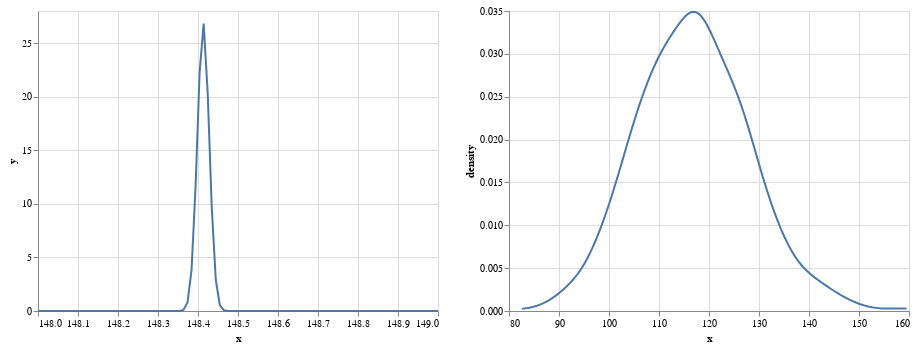

Source (notebook cell):
### Code cell
true_histogram_chart | histogram_chart

### Figure 1 — Vega-Lite specification as saved in the notebook (floating-point values rounded to 4 significant figures; data arrays with more than 128 entries replaced by an {"elided": "..."} marker saying what was removed)
{"config": {"view": {"continuousWidth": 400, "continuousHeight": 300}}, "hconcat": [{"data": {"name": "data-d937cafc528c47f2e1184aa6b59eb614"}, "mark": {"type": "line", "filled": false}, "encoding": {"x": {"type": "quantitative", "field": "x"}, "y": {"type": "quantitative", "field": "y"}}}, {"data": {"name": "data-10bff419417bc857b81ae38279a9d832"}, "mark": {"type": "line", "filled": false}, "encoding": {"x": {"type": "quantitative", "field": "x"}, "y": {"type": "quantitative", "field": "density"}}, "transform": [{"density": "x", "as": ["x", "density"]}]}], "$schema": "https://vega.github.io/schema/vega-lite/v4.8.1.json", "datasets": {"data-d937cafc528c47f2e1184aa6b59eb614": [{"x": 148.0, "y": 4.747e-168}, {"x": 148.0, "y": 6.887e-160}, {"x": 148.0, "y": 6.262e-152}, {"x": 148.0, "y": 3.57e-144}, {"x": 148.0, "y": 1.276e-136}, {"x": 148.1, "y": 2.86e-129}, {"x": 148.1, "y": 4.02e-122}, {"x": 148.1, "y": 3.544e-115}, {"x": 148.1, "y": 1.96e-108}, {"x": 148.1, "y": 6.797e-102}, {"x": 148.1, "y": 1.479e-95}, {"x": 148.1, "y": 2.019e-89}, {"x": 148.1, "y": 1.73e-83}, {"x": 148.1, "y": 9.298e-78}, {"x": 148.1, "y": 3.137e-72}, {"x": 148.2, "y": 6.643e-67}, {"x": 148.2, "y": 8.83e-62}, {"x": 148.2, "y": 7.368e-57}, {"x": 148.2, "y": 3.86e-52}, {"x": 148.2, "y": 1.27e-47}, {"x": 148.2, "y": 2.623e-43}, {"x": 148.2, "y": 3.402e-39}, {"x": 148.2, "y": 2.772e-35}, {"x": 148.2, "y": 1.419e-31}, {"x": 148.2, "y": 4.561e-28}, {"x": 148.3, "y": 9.211e-25}, {"x": 148.3, "y": 1.169e-21}, {"x": 148.3, "y": 9.321e-19}, {"x": 148.3, "y": 4.671e-16}, {"x": 148.3, "y": 1.471e-13}, {"x": 148.3, "y": 2.912e-11}, {"x": 148.3, "y": 3.624e-09}, {"x": 148.3, "y": 2.835e-07}, {"x": 148.3, "y": 1.394e-05}, {"x": 148.3, "y": 0.0004312}, {"x": 148.4, "y": 0.008385}, {"x": 148.4, "y": 0.1026}, {"x": 148.4, "y": 0.789}, {"x": 148.4, "y": 3.818}, {"x": 148.4, "y": 11.62}, {"x": 148.4, "y": 22.26}, {"x": 148.4, "y": 26.82}, {"x": 148.4, "y": 20.34}, {"x": 148.4, "y": 9.705}, {"x": 148.4, "y": 2.915}, {"x": 148.5, "y": 0.5511}, {"x": 148.5, "y": 0.06558}, {"x": 148.5, "y": 0.004913}, {"x": 148.5, "y": 0.0002318}, {"x": 148.5, "y": 6.884e-06}, {"x": 148.5, "y": 1.288e-07}, {"x": 148.5, "y": 1.517e-09}, {"x": 148.5, "y": 1.126e-11}, {"x": 148.5, "y": 5.261e-14}, {"x": 148.5, "y": 1.549e-16}, {"x": 148.6, "y": 2.874e-19}, {"x": 148.6, "y": 3.359e-22}, {"x": 148.6, "y": 2.474e-25}, {"x": 148.6, "y": 1.148e-28}, {"x": 148.6, "y": 3.36e-32}, {"x": 148.6, "y": 6.197e-36}, {"x": 148.6, "y": 7.204e-40}, {"x": 148.6, "y": 5.28e-44}, {"x": 148.6, "y": 2.44e-48}, {"x": 148.6, "y": 7.11e-53}, {"x": 148.7, "y": 1.307e-57}, {"x": 148.7, "y": 1.514e-62}, {"x": 148.7, "y": 1.107e-67}, {"x": 148.7, "y": 5.105e-73}, {"x": 148.7, "y": 1.485e-78}, {"x": 148.7, "y": 2.726e-84}, {"x": 148.7, "y": 3.157e-90}, {"x": 148.7, "y": 2.307e-96}, {"x": 148.7, "y": 1.064e-102}, {"x": 148.7, "y": 3.098e-109}, {"x": 148.8, "y": 5.692e-116}, {"x": 148.8, "y": 6.603e-123}, {"x": 148.8, "y": 4.836e-130}, {"x": 148.8, "y": 2.236e-137}, {"x": 148.8, "y": 6.529e-145}, {"x": 148.8, "y": 1.204e-152}, {"x": 148.8, "y": 1.402e-160}, {"x": 148.8, "y": 1.031e-168}, {"x": 148.8, "y": 4.793e-177}, {"x": 148.8, "y": 1.407e-185}, {"x": 148.9, "y": 2.61e-194}, {"x": 148.9, "y": 3.059e-203}, {"x": 148.9, "y": 2.265e-212}, {"x": 148.9, "y": 1.06e-221}, {"x": 148.9, "y": 3.137e-231}, {"x": 148.9, "y": 5.865e-241}, {"x": 148.9, "y": 6.934e-251}, {"x": 148.9, "y": 5.182e-261}, {"x": 148.9, "y": 2.449e-271}, {"x": 148.9, "y": 7.318e-282}, {"x": 149.0, "y": 1.383e-292}, {"x": 149.0, "y": 1.653e-303}, {"x": 149.0, "y": 1.249e-314}, {"x": 149.0, "y": 0.0}, {"x": 149.0, "y": 0.0}], "data-10bff419417bc857b81ae38279a9d832": {"elided": "1000 records"}}}
